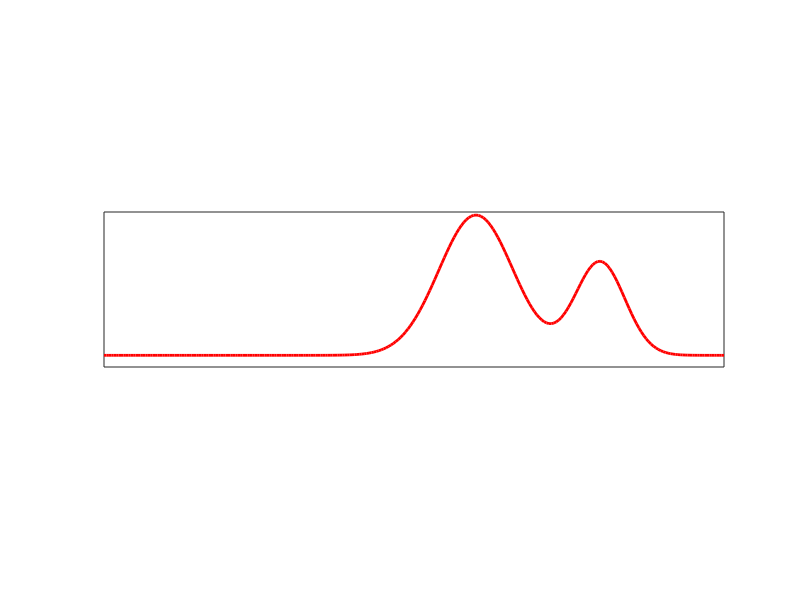
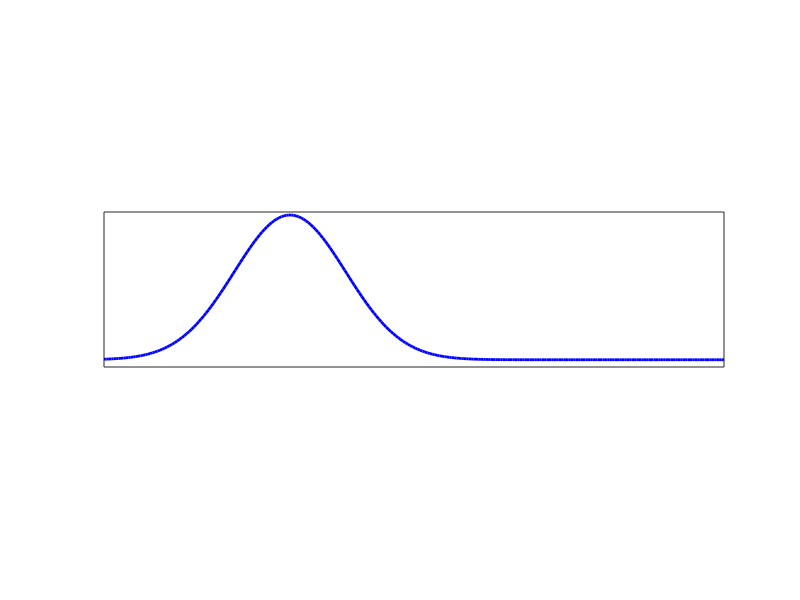

MATLAB code to generate these figures, in order: (Note: this script raises an error after producing the figures.)
%%
% Test for evolution of sinkhorn solution with epsilon in 1D.

addpath('../toolbox/');
repeps = '../results/sinkhorn-evol/epsilon/';
[~,~] = mkdir(repeps);
repiter = '../results/sinkhorn-evol/iterations/';
[~,~] = mkdir(repiter);

SetAR = @(ar)set(gca, 'PlotBoxAspectRatio', [1 ar 1], 'FontSize', 20);

N = 256;
x = linspace(0,1,N)';
normalize = @(x)x/sum(x(:));
gauss = @(m,s)exp( -(x-m).^2/(2*s^2) );


vmin = .05;
mu = normalize(vmin + gauss(.3,.09) );
nu = normalize(vmin + .6*gauss(.6,.06) + .4*gauss(.8,.04) );

clf;
plot([mu nu], 'LineWidth', 2);


clf;
plot(nu/max(nu), 'r', 'LineWidth', 2); axis tight;
box on; set(gca, 'XTick', [], 'YTick', [], 'ZTick', []);
axis([1 N 0 1.02]);
SetAR(1/4);
saveas(gcf, [repeps 'input-1.eps'], 'epsc');
clf;
plot(mu/max(mu), 'b', 'LineWidth', 2); axis tight;
box on; set(gca, 'XTick', [], 'YTick', [], 'ZTick', []);
axis([1 N 0 1.02]);
SetAR(1/4);
saveas(gcf, [repeps 'input-2.eps'], 'epsc');


c = distmat(x',x').^2;
options.verb = 0;
options.tol = 1e-10;
options.niter = 1000*3;

%%
% Evolution with epsilon.

q = 50;
r = .5;
eps0 = 1;
eps1 = 1e-3;
r = exp( log(eps1/eps0)/(q-1) );
eps_list = eps0*r.^((0:q-1)');



for k=1:length(eps_list)
    epsilon = eps_list(k);
    [u,v,gamma,Wprimal,Wdual,err] = sinkhorn_log(mu,nu,c,epsilon,options);
    
    %%
    % Render in color
    t = (k-1)/(length(eps_list)-1);
    c1 = [t 0 1-t]; 
    c1 = .9*[t 0 1-t]; 
    %
    c1 = (1-t)*[1 0 1] + t*[0 1 0];
    c2 = [1 1 1];
    A = zeros(N,N,3);
    U = gamma/max(gamma(:));
    for i=1:3
        A(:,:,i) = c1(i)*U + c2(i)*(1-U);
    end
    
    % colormap 
    s = linspace(0,1,256)';
    CM = s*c1 + (1-s)*c2;
    
    % save images
    clf;
    imageplot(A); drawnow;
    imwrite(A, [repeps 'evol-img-' num2str(k) '.png'], 'png');
    
    %%% level-sets display %%%
    clf; hold on;
    imagesc(gamma);
    contour(gamma, 20, 'k');
    caxis([min(gamma(:)) max(gamma(:))]);
    axis equal; axis off;
    colormap(CM);
    saveas(gcf, [repeps 'evol-levelsets-' num2str(k) '.png'], 'png');
    

    %%% copula display %%%
    CP = copula(gamma);
    clf; hold on;
    imagesc(CP);
    contour(CP, 20, 'k');
    caxis([min(CP(:)) max(CP(:))]);
    axis equal; axis off;
    colormap(CM);
    saveas(gcf, [repeps 'evol-copula-' num2str(k) '.png'], 'png');
    
    %%% 3D display %%%
    zs = 0;
    clf; hold on;
    surf(x,x,zs + U');
    shading interp;
    plot3(x*0,x,zs + nu/max(nu), 'r', 'LineWidth', 2);
    plot3(x,x*0+1,zs + mu/max(mu), 'b', 'LineWidth', 2);
    colormap(CM);
    axis tight; view(55,45);
    view(65,60); lighting phong; camlight left; 
    box on; set(gca, 'XTick', [], 'YTick', [], 'ZTick', []);
    saveas(gcf, [repeps 'evol-3d-' num2str(k) '.png'], 'png');
    
end

return;


%% 
% Evolution with #iter

epsilon = 1e-3;
iter_list = [0 1 5 10 20 100 1000];
iter_list = 0:50;

for k=1:length(iter_list)
    options.niter = iter_list(k);
    [u,v,gamma,Wprimal,Wdual,err]  = sinkhorn_log(mu,nu,c,epsilon,options);
    
    %%
    % Render in color
    t = (k-1)/(length(iter_list)-1);
    c1 = [t 0 1-t]; 
    c1 = .9*[t 0 1-t]; 
    
    c1 = (1-t)*[1 0 1] + t*[0 1 0];
    
    c2 = [1 1 1];
    A = zeros(N,N,3);
    U = gamma/max(gamma(:));
    for i=1:3
        A(:,:,i) = c1(i)*U + c2(i)*(1-U);
    end
    
    clf;
    imageplot(A); drawnow;
    imwrite(A, [repiter 'evol-img-' num2str(k) '.png'], 'png');
    
    s = linspace(0,1,256)';
    CM = s*c1 + (1-s)*c2;
    
    zs = 0;
    clf; hold on;
    surf(x,x,zs + U');
    shading interp;
    plot3(x*0,x,zs + nu/max(nu), 'r', 'LineWidth', 2);
    plot3(x,x*0+1,zs + mu/max(mu), 'b', 'LineWidth', 2);
    colormap(CM);
    axis tight; view(55,45);
    view(65,60); lighting phong; camlight left; 
    box on; set(gca, 'XTick', [], 'YTick', [], 'ZTick', []);
    saveas(gcf, [repiter 'evol-3d-' num2str(k) '.png'], 'png');
end